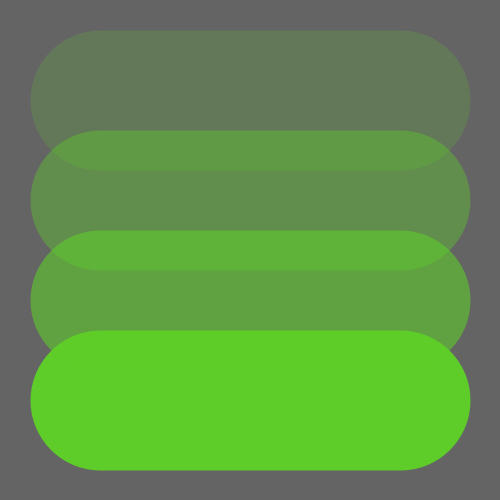
Frame 1 (no input)
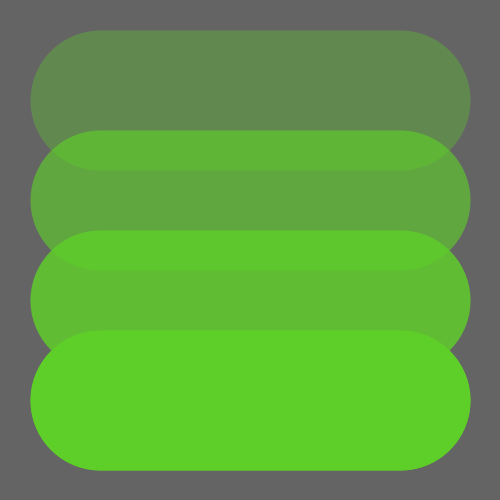
Frame 2 (the mouse pressed at the canvas centre, redrawn once)

The Processing sketch that drew these frames (run headless with seeded random() and noise(); the mouse was pressed at the canvas centre and the sketch redrawn once):

// Processing sketch: test_09_pde
// ── test_09_pde.pde
void setup() {
   size(500, 500);
   background(100);
   smooth();
   noLoop();
}

void draw() {
  stroke(94, 206, 40, 50);
  strokeWeight(140);
  line(100, 100, 400, 100);
  
  stroke(94, 206, 40, 100);
  strokeWeight(140);
  line(100, 200, 400, 200);
  
  stroke(94, 206, 40, 150);
  strokeWeight(140);
  line(100, 300, 400, 300);
  
  stroke(94, 206, 40, 250);
  strokeWeight(140);
  line(100, 400, 400, 400);
}
